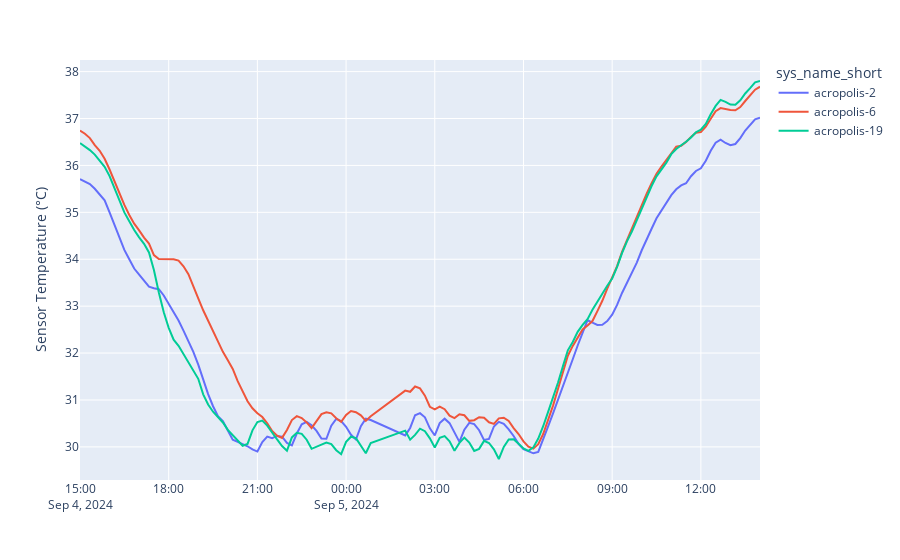

Notebook cell for this chart:
### Code cell
fig = px.line(df_filtered, x="creation_timestamp", y="gmp343_temperature", color="sys_name_short")
fig.update_layout(
    yaxis_title='Sensor Temperature (°C)',
    xaxis_title='',
    title='',
)
fig.show()

### Figure 1 — Plotly figure (JSON) as saved in the notebook; plotly's stock layout.template omitted (floating-point values rounded to 4 significant figures; data arrays with more than 128 entries replaced by an {"elided": "..."} marker saying what was removed)
{"data": [{"hovertemplate": "sys_name_short=acropolis-2<br>creation_timestamp=%{x}<br>gmp343_temperature=%{y}<extra></extra>", "legendgroup": "acropolis-2", "line": {"color": "#636efa", "dash": "solid"}, "marker": {"symbol": "circle"}, "mode": "lines", "name": "acropolis-2", "orientation": "v", "showlegend": true, "type": "scatter", "x": {"elided": "133 str values"}, "xaxis": "x", "y": {"elided": "133 float values"}, "yaxis": "y"}, {"hovertemplate": "sys_name_short=acropolis-6<br>creation_timestamp=%{x}<br>gmp343_temperature=%{y}<extra></extra>", "legendgroup": "acropolis-6", "line": {"color": "#EF553B", "dash": "solid"}, "marker": {"symbol": "circle"}, "mode": "lines", "name": "acropolis-6", "orientation": "v", "showlegend": true, "type": "scatter", "x": {"elided": "133 str values"}, "xaxis": "x", "y": {"elided": "133 float values"}, "yaxis": "y"}, {"hovertemplate": "sys_name_short=acropolis-19<br>creation_timestamp=%{x}<br>gmp343_temperature=%{y}<extra></extra>", "legendgroup": "acropolis-19", "line": {"color": "#00cc96", "dash": "solid"}, "marker": {"symbol": "circle"}, "mode": "lines", "name": "acropolis-19", "orientation": "v", "showlegend": true, "type": "scatter", "x": {"elided": "133 str values"}, "xaxis": "x", "y": {"elided": "133 float values"}, "yaxis": "y"}], "layout": {"legend": {"title": {"text": "sys_name_short"}, "tracegroupgap": 0}, "margin": {"t": 60}, "title": {"text": ""}, "xaxis": {"anchor": "y", "domain": [0, 1], "title": {"text": ""}}, "yaxis": {"anchor": "x", "domain": [0, 1], "title": {"text": "Sensor Temperature (°C)"}}}}
